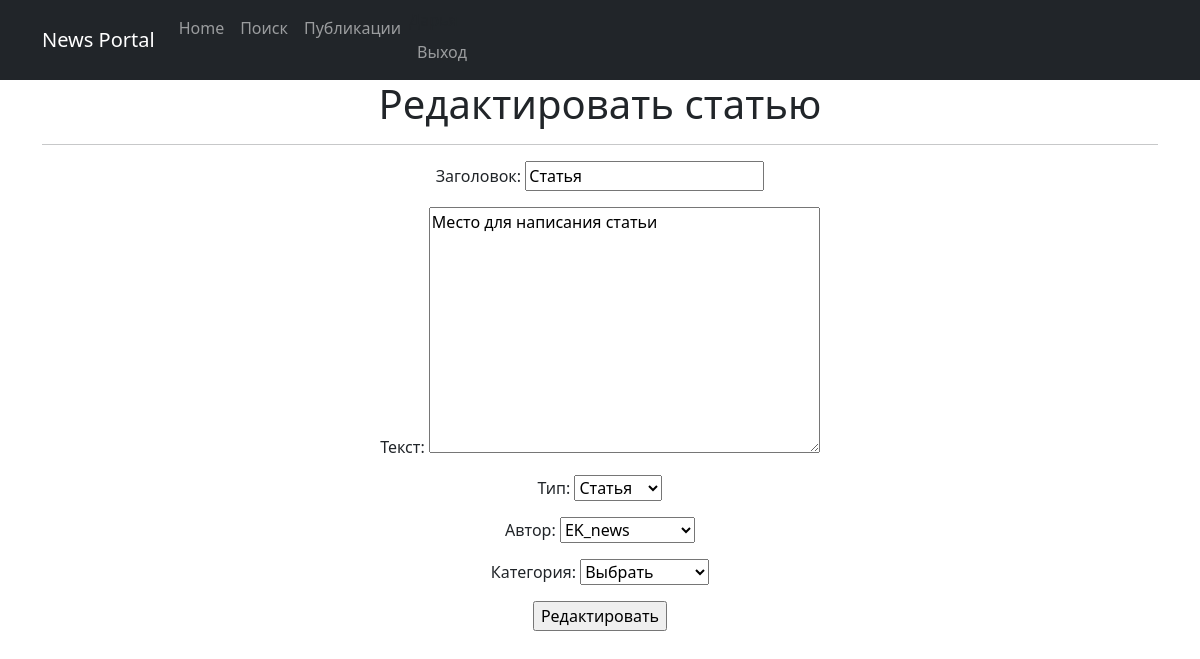
Screenshot of /post/articles/29/edit/ (signed in) with the database file from the repository.
### portal/models.py (models this page shows, shortened)
class Post(models.Model):
    NEWS = 'NW'
    ARTICLE = 'AR'
    CATEGORY_CHOICES = [
        (NEWS, 'Новость'),
        (ARTICLE, 'Статья'),
    ]
    author = models.ForeignKey(Author, on_delete = models.CASCADE)
    category_type = models.CharField(max_length=2, choices=CATEGORY_CHOICES, default=NEWS)
    date_create = models.DateTimeField(auto_now_add=True)
    post_category = models.ManyToManyField(Category, through='PostCategory')
    title = models.CharField(max_length=128)
    text = models.TextField()
    rating = models.SmallIntegerField(default=0)

### portal/views.py (the view)
# urls.py: path('articles/<int:pk>/edit/', ArticlesUpdate.as_view(), name='articles_edit'),
class ArticlesUpdate(PermissionRequiredMixin, UpdateView):
    permission_required = ('portal.change_post',)
    form_class = PostForm
    model = Post
    template_name = 'articles_edit.html'
    success_url = reverse_lazy('posts_list')

### portal/forms.py (shortened to what this page needs)
class PostForm(forms.ModelForm):
    post_category = forms.ModelChoiceField(
        label='Категория',
        empty_label='Выбрать',
        queryset=Category.objects.all(),
    )
    author = forms.ModelChoiceField(
        label="Автор",
        empty_label='Выбрать',
        queryset=Author.objects.all()
    )
    class Meta:
        model = Post
        fields = [
            'title',
            'text',
            'category_type',
            'author',
        ]
        labels = {
            'title': 'Заголовок',
            'text': 'Текст',
            'category_type': 'Тип',
            'author': 'Автор',
        }

### portal/models.py (called while the page is built)
    def __str__(self):
        return f'{self.author_user}'

    def __str__(self):
        return f'{self.name.title()}'

### templates/articles_edit.html (shortened to what this page needs)
{% extends 'flatpages/default.html' %}
{% block content %}
      <h1>Редактировать статью</h1>
      <hr>
      <form action="" method="post">
            {{ form.as_p }}
            <input type="submit" value="Редактировать"/>
      </form>
{% endblock content %}

### rows the page displays
Post: title "Статья", text "Место для написания статьи", category_type "Статья", author "EK_news"
